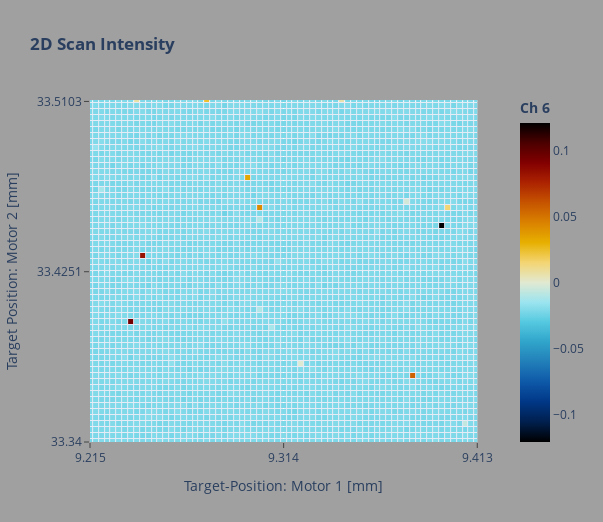

Notebook code cell kept with this figure:
### Code cell
### import plotly.graph_objects as go
# go objects are grouped into 'one-indexed' subplot rows
# Set hmap magnification, fixed ratio
mag_factor = 9

# Set base figure for subplots
fig = make_subplots(rows = 1, #Display how many rows of objects 
                    cols = 1, #Display how many side-by-side?
                    #subplot_titles = [list_of_strings],
                    specs=[[{'secondary_y':True}]],
                    shared_xaxes = False,
                    shared_yaxes = False)

# Start with Channel '0'
ch = 6 #for ch in len(8):
df = data_to_plot[ch]

# Add heatmap trace to subplot
fig.add_trace(go.Heatmap(x = df.columns,
                         xgap = 1,
                         y = df.index,
                         ygap = 1,
                         z = df, # Signal data of channel = ch
                         zmin = signal_mins[ch], # Specify or plotly defaults to df min/max
                         zmid = 0,
                         #zmax = signal_maxs[ch],
                         colorbar_title = f'<b>Ch {ch}<b>',
                         colorbar_len = 1.06,
                                     #'xpad': 100},
                                     #'x': cbar_xlocs[ch],
                                     #'y': cbar_ylocs[ch],
                         colorscale ='icefire'),
              #row = mth_row,
              #col = nth_col,
              #name = f'Channel {ch}',
              secondary_y = False)

## Add secondary axes
#fig.add_trace(go.Heatmap(x = df.columns,
#                         y = tauR_axis, # Tau Delay-Axis (Motor-2), displayed 'Right'
#                         z = df, # Signal data of channel = ch
#                         #zmin = signal_mins[ch], # Specify or plotly defaults to df min/max 
#                         #zmax = signal_maxs[ch],
#                         colorscale = 'icefire'),
#              #row = mth_row,
#              #col = nth_col,
#              #yaxis = 'y2',
#              secondary_y = True)

# Format Axes
fig.update_layout(
                  {'xaxis':{'title' : {'text' : 'Target-Position: Motor 1 [mm]'},
                            'tickmode': 'linear',
                            'tick0': motor_labels[1][0],
                            'dtick': step1_space*num1_steps*.5,
                            'range' : [m1_position_min, m1_position_max] },
                   'yaxis':{'title' : {'text' : 'Target Position: Motor 2 [mm]'},
                            'tickmode': 'linear',
                            'tick0': motor_labels[2][0],
                            'dtick': step1_space*num1_steps*.43,
                            'range' : [m2_position_min, m2_position_max] },
                  },
                  paper_bgcolor = 'rgb(160,160,160)',
                  title_text = '<b>2D Scan Intensity<b>',
                  width = m1_step_count*mag_factor,
                  height = m2_step_count*mag_factor)

fig.update_xaxes(showticklabels=True, 
                 showgrid = True,
                 ticks = 'outside')
fig.update_yaxes(showticklabels=True, 
                 ticks = 'outside',
                 showgrid = True,
                 secondary_y = False)
fig.update_coloraxes(colorbar_xpad = 100)

#fig.update_yaxes(title_text = 'Time Delay: Drive to Probe [fs]',
#                 #showgrid = True,
#                 #showticklabels=True, 
#                 #ticks = 'outside',
#                 #tickson = 'boundaries',
#                 #ticklen = 10,
#                 secondary_y = True)

#fig.write_html('first_figure.html', auto_open=True)
# Draw inside label-channel indictor
fig.show()

### Figure 1 — Plotly figure (JSON) as saved in the notebook; plotly's stock layout.template omitted (floating-point values rounded to 4 significant figures; data arrays with more than 128 entries replaced by an {"elided": "..."} marker saying what was removed)
{"data": [{"colorbar": {"len": 1.06, "title": {"text": "<b>Ch 6<b>"}}, "colorscale": [[0, "#000000"], [0.0625, "#001f4d"], [0.125, "#003786"], [0.1875, "#0e58a8"], [0.25, "#217eb8"], [0.3125, "#30a4ca"], [0.375, "#54c8df"], [0.4375, "#9be4ef"], [0.5, "#e1e9d1"], [0.5625, "#f3d573"], [0.625, "#e7b000"], [0.6875, "#da8200"], [0.75, "#c65400"], [0.8125, "#ac2301"], [0.875, "#820000"], [0.9375, "#4c0000"], [1, "#000000"]], "type": "heatmap", "x": [9.215, 9.218, 9.221, 9.224, 9.227, 9.23, 9.233, 9.236, 9.239, 9.242, 9.245, 9.248, 9.251, 9.254, 9.257, 9.26, 9.263, 9.266, 9.269, 9.272, 9.275, 9.278, 9.281, 9.284, 9.287, 9.29, 9.293, 9.296, 9.299, 9.302, 9.305, 9.308, 9.311, 9.314, 9.317, 9.32, 9.323, 9.326, 9.329, 9.332, 9.335, 9.338, 9.341, 9.344, 9.347, 9.35, 9.353, 9.356, 9.359, 9.362, 9.365, 9.368, 9.371, 9.374, 9.377, 9.38, 9.383, 9.386, 9.389, 9.392, 9.395, 9.398, 9.401, 9.404, 9.407, 9.41, 9.413], "xaxis": "x", "xgap": 1, "y": [33.34, 33.34, 33.35, 33.35, 33.35, 33.35, 33.36, 33.36, 33.36, 33.37, 33.37, 33.37, 33.38, 33.38, 33.38, 33.38, 33.39, 33.39, 33.39, 33.4, 33.4, 33.4, 33.41, 33.41, 33.41, 33.41, 33.42, 33.42, 33.42, 33.43, 33.43, 33.43, 33.44, 33.44, 33.44, 33.45, 33.45, 33.45, 33.45, 33.46, 33.46, 33.46, 33.47, 33.47, 33.47, 33.48, 33.48, 33.48, 33.48, 33.49, 33.49, 33.49, 33.5, 33.5, 33.5, 33.51, 33.51, 33.51], "yaxis": "y", "ygap": 1, "z": {"elided": "58x67 float values"}, "zmid": 0, "zmin": -0.0325}], "layout": {"coloraxis": {"colorbar": {"xpad": 100}}, "height": 522, "paper_bgcolor": "rgb(160,160,160)", "title": {"text": "<b>2D Scan Intensity<b>"}, "width": 603, "xaxis": {"anchor": "y", "domain": [0, 0.94], "dtick": 0.099, "range": [9.215, 9.413], "showgrid": true, "showticklabels": true, "tick0": 9.215, "tickmode": "linear", "ticks": "outside", "title": {"text": "Target-Position: Motor 1 [mm]"}, "type": "linear"}, "yaxis": {"anchor": "x", "domain": [0, 1], "dtick": 0.08514, "range": [33.34, 33.51], "showgrid": true, "showticklabels": true, "tick0": 33.34, "tickmode": "linear", "ticks": "outside", "title": {"text": "Target Position: Motor 2 [mm]"}, "type": "linear"}, "yaxis2": {"anchor": "x", "overlaying": "y", "side": "right"}}}
